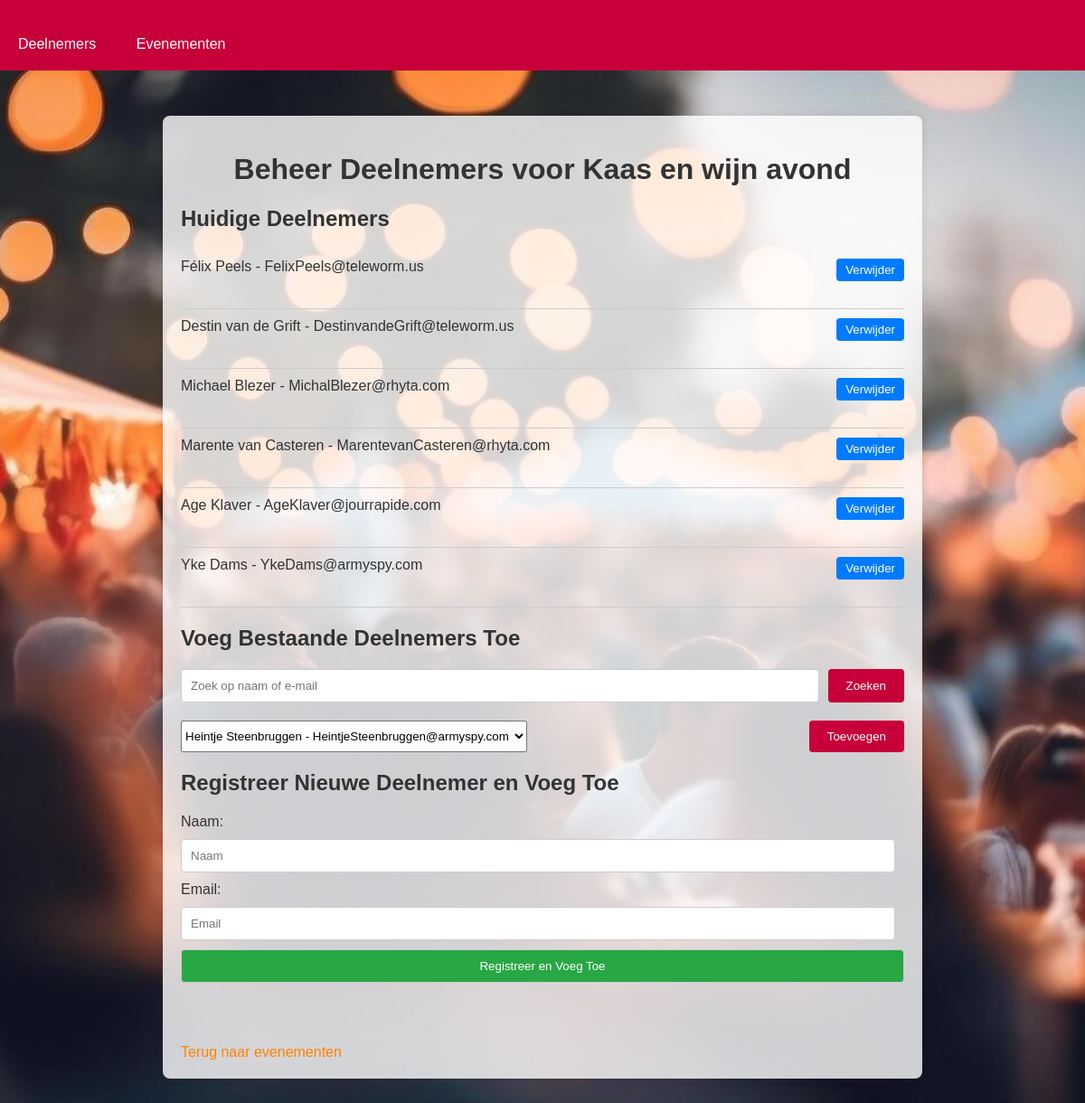
The page /manage_event/5 on the database its author committed.
### app.py (models this page shows)
class Event(db.Model):
    id = db.Column(db.Integer, primary_key=True)
    name = db.Column(db.String(100), nullable=False)
    date = db.Column(db.String(100), nullable=False)

class Participant(db.Model):
    id = db.Column(db.Integer, primary_key=True)
    name = db.Column(db.String(100), nullable=False)
    email = db.Column(db.String(100), nullable=False, unique=True)
    events = db.relationship('Event', secondary=event_participants, backref=db.backref('participants', lazy=True))

### app.py (the view, shortened to what this page needs)
@app.route('/manage_event/<int:id>', methods=['GET', 'POST'])
def manage_event(id):
    event = Event.query.get_or_404(id)
    search_query = request.args.get('search')
    if search_query:
        participants = Participant.query.filter(
            Participant.name.contains(search_query) |
            Participant.email.contains(search_query)
        ).order_by(Participant.name).all()
    else:
        participants = Participant.query.order_by(Participant.name).all()
    return render_template('manage_event.html', event=event, participants=participants)

### templates/manage_event.html (shortened to what this page needs)
<!DOCTYPE html>
<html lang="en">
<head>
    <link rel="stylesheet" href="{{ url_for('static', filename='style.css') }}">
</head>
<body style="background: url('{{ url_for('static', filename='background.jpg') }}') no-repeat center center fixed; background-size: cover;">
    <nav>
        <a href="/">Deelnemers</a>
        <a href="/events">Evenementen</a>
    </nav>
    <div class="container">
        <h1>Beheer Deelnemers voor {{ event.name }}</h1>
        <h2>Huidige Deelnemers</h2>
        <ul>
            {% for participant in event.participants %}
            <li>
                {{ participant.name }} - {{ participant.email }}
                <div class="participant-actions">
                    <form action="{{ url_for('manage_event', id=event.id) }}" method="POST">
                        <button type="submit">Verwijder</button>
                    </form>
                </div>
            </li>
            {% endfor %}
        </ul>
        <h2>Voeg Bestaande Deelnemers Toe</h2>
        <form action="{{ url_for('manage_event', id=event.id) }}" method="GET">
            <input type="text" name="search" placeholder="Zoek op naam of e-mail">
            <button type="submit">Zoeken</button>
        </form>
        <form action="{{ url_for('manage_event', id=event.id) }}" method="POST">
            <select name="participant_id">
                {% for participant in participants %}
                {% if participant not in event.participants %}
                <option value="{{ participant.id }}">{{ participant.name }} - {{ participant.email }}</option>
                {% endif %}
                {% endfor %}
            </select>
            <button type="submit">Toevoegen</button>
        </form>
        <h2>Registreer Nieuwe Deelnemer en Voeg Toe</h2>
        <form action="{{ url_for('manage_event', id=event.id) }}" method="POST" class="add-participant-form">
            <label for="name">Naam:</label>
            <input type="text" name="name" placeholder="Naam" required>
            <label for="email">Email:</label>
            <input type="email" name="email" placeholder="Email" required>
            <button type="submit">Registreer en Voeg Toe</button>
        </form>
        <br>
        <a href="/events">Terug naar evenementen</a>
    </div>
</body>
</html>

### static/style.css (style rules this page uses)
body { font-family: Arial, sans-serif; background-color: #900C3F ; color: #333; margin: 0; padding: 0; }
.container { max-width: 800px; margin: 50px auto; padding: 20px; background-color: rgba(255, 255, 255, 0.8); border-radius: 8px; box-shadow: 0 0 10px rgba(0, 0, 0, 0.1); }
h1 { text-align: center; color: #333; }
form { display: flex; justify-content: space-between; margin-bottom: 20px; }
form input[type="text"], form input[type="email"], form input[type="password"] { flex: 1; padding: 10px; margin-right: 10px; border: 1px solid #ccc; border-radius: 4px; }
form button { padding: 10px 20px; background-color: #C70039; color: white; border: none; border-radius: 4px; cursor: pointer; }
ul { list-style-type: none; padding: 0; }
li { display: flex; justify-content: space-between; padding: 10px 0; border-bottom: 1px solid #ccc; }
a { display: inline-block; margin-top: 20px; color: #FF8300; text-decoration: none; }
nav { background-color: #C70039 ; padding: 10px 0; margin-bottom: 20px; }
nav a { color: white; text-decoration: none; padding: 10px 20px; display: inline-block; }
.participant-actions, .event-actions { display: flex; gap: 10px; }
.participant-actions form, .event-actions form { display: inline; }
.participant-actions button, .event-actions button { padding: 5px 10px; background-color: #FF8300; color: white; border: none; border-radius: 4px; cursor: pointer; }

### templates/manage_event.html (style rules this page uses)
.participant-actions { display: flex; gap: 10px; }
.participant-actions form { display: inline; }
.participant-actions button { padding: 5px 10px; background-color: #007BFF; color: white; border: none; border-radius: 4px; cursor: pointer; }
.add-participant-form { display: flex; flex-direction: column; }
.add-participant-form label, .add-participant-form input, .add-participant-form button { margin-bottom: 10px; }
.add-participant-form input, .add-participant-form button { padding: 10px; border: 1px solid #ccc; border-radius: 4px; }
.add-participant-form button { background-color: #28a745; color: white; cursor: pointer; }

### rows shown on the page
Event: name "Kaas en wijn avond"
Participant: name "Félix Peels", email "FelixPeels@teleworm.us"
Participant: name "Destin van de Grift", email "DestinvandeGrift@teleworm.us"
Participant: name "Michael Blezer", email "MichalBlezer@rhyta.com"
Participant: name "Marente van Casteren", email "MarentevanCasteren@rhyta.com"
Participant: name "Age Klaver", email "AgeKlaver@jourrapide.com"
Participant: name "Yke Dams", email "YkeDams@armyspy.com"

### other values the page prints
form field participant_id "Heintje Steenbruggen - HeintjeSteenbruggen@armyspy.com"
